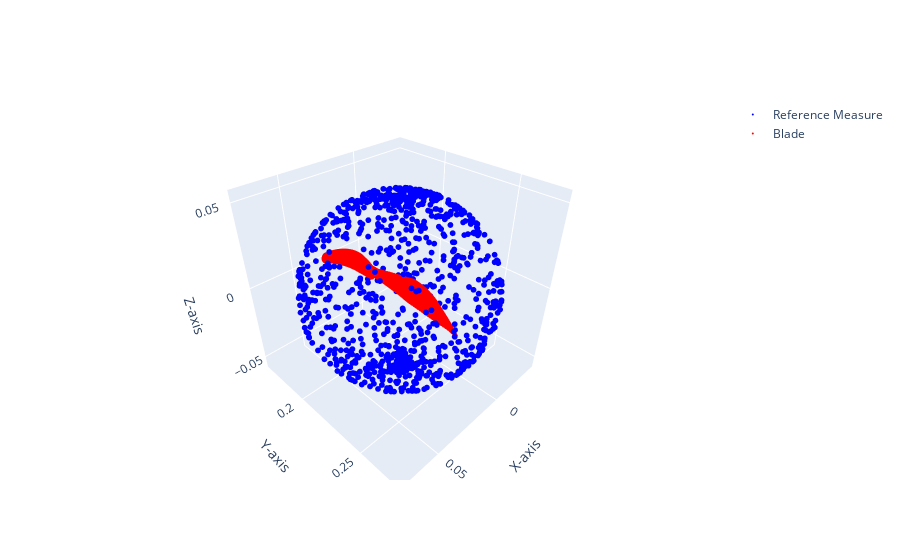

The code cell stored with this chart in its notebook:
### Code cell
import h5py
import numpy as np
def import_blades(problem: list, path:str = None) -> np.ndarray:
    """Imports the blade which id are in split..

    Args:
        problem(list): list of blade to consider
        path(str): add to the path

    Returns:
        np.ndarray: Array of np.arrays. Each np.array represents a blade.
    """

    padded_split = [str(i).zfill(9) for i in problem]
    distributions = []

    for id in padded_split:
        ## File paths Personal Computer
        cgns_file_path = f'Rotor37/dataset/samples/sample_{id}/meshes/mesh_000000000.cgns'
        if path is not None:
            cgns_file_path = path + cgns_file_path
        ## Computing the coordinates
        x, y, z = read_cgns_coordinates(cgns_file_path)
        blade = np.column_stack((x, y, z))
        ## Adding to our data
        distributions.append(blade)
    
    return np.array(distributions)
def read_cgns_coordinates(file_path):
    with h5py.File(file_path, 'r') as file:
        # We retrieve coordinate by coordinate.
        # ! Notice the space before the data. This is due to the naming in the files themselves.
        x = np.array(file['Base_2_3/Zone/GridCoordinates/CoordinateX'].get(' data'))
        y = np.array(file['Base_2_3/Zone/GridCoordinates/CoordinateY'].get(' data'))
        z = np.array(file['Base_2_3/Zone/GridCoordinates/CoordinateZ'].get(' data'))
    return x, y, z

blades = import_blades([0,1,2,3,4,5,6,7,8,9,10,11,12,13,14,15,16,17,18,19,20,21,22,23,24,25,26,27,28,29,30,31,32,33,34,35,36,37,38,39,40,41,42,43,44,45,46,47,48,49,50,51,52,53,54,55,56,57,58,59,60,61,62,63,64,65,66,67,68,69,70,71,72,73,74,75,76,77,78,79,80,81,82,83,84,85,86,87,88,89,90,91,92,93,94,95,96,97,98,99,100,101,102,103,104,105,106,107,108,109,110,111,112,113,114,115,116,117,118,119,120,121,122,123,124,125,126,127,128,129,130,131,132,133,134,135,136,137,138,139,140,141,142,143,144,145,146,147,148,149,150,151,152,153,154,155,156,157,158,159,160,161,162,163,164,165,166,167,168,169,170,171,172,173,174,175,176,177,178,179,180,181,182,183,184,185,186,187,188,189,190,191,192,193,194,195,196,197,198,199,200,201,202,203,204,205,206,207,208,209,210,211,212,213,214,215,216,217,218,219,220,221,222,223,224,225,226,227,228,229,230,231,232,233,234,235,236,237,238,239,240,241,242,243,244,245,246,247,248,249,250,251,252,253,254,255,256,257,258,259,260,261,262,263,264,265,266,267,268,269,270,271,272,273,274,275,276,277,278,279,280,281,282,283,284,285,286,287,288,289,290,291,292,293,294,295,296,297,298,299,300,301,302,303,304,305,306,307,308,309,310,311,312,313,314,315,316,317,318,319,320,321,322,323,324,325,326,327,328,329,330,331,332,333,334,335,336,337,338,339,340,341,342,343,344,345,346,347,348,349,350,351,352,353,354,355,356,357,358,359,360,361,362,363,364,365,366,367,368,369,370,371,372,373,374,375,376,377,378,379,380,381,382,383,384,385,386,387,388,389,390,391,392,393,394,395,396,397,398,399,400,401,402,403,404,405,406,407,408,409,410,411,412,413,414,415,416,417,418,419,420,421,422,423,424,425,426,427,428,429,430,431,432,433,434,435,436,437,438,439,440,441,442,443,444,445,446,447,448,449,450,451,452,453,454,455,456,457,458,459,460,461,462,463,464,465,466,467,468,469,470,471,472,473,474,475,476,477,478,479,480,481,482,483,484,485,486,487,488,489,490,491,492,493,494,495,496,497,498,499,500,501,502,503,504,505,506,507,508,509,510,511,512,513,514,515,516,517,518,519,520,521,522,523,524,525,526,527,528,529,530,531,532,533,534,535,536,537,538,539,540,541,542,543,544,545,546,547,548,549,550,551,552,553,554,555,556,557,558,559,560,561,562,563,564,565,566,567,568,569,570,571,572,573,574,575,576,577,578,579,580,581,582,583,584,585,586,587,588,589,590,591,592,593,594,595,596,597,598,599,600,601,602,603,604,605,606,607,608,609,610,611,612,613,614,615,616,617,618,619,620,621,622,623,624,625,626,627,628,629,630,631,632,633,634,635,636,637,638,639,640,641,642,643,644,645,646,647,648,649,650,651,652,653,654,655,656,657,658,659,660,661,662,663,664,665,666,667,668,669,670,671,672,673,674,675,676,677,678,679,680,681,682,683,684,685,686,687,688,689,690,691,692,693,694,695,696,697,698,699,700,701,702,703,704,705,706,707,708,709,710,711,712,713,714,715,716,717,718,719,720,721,722,723,724,725,726,727,728,729,730,731,732,733,734,735,736,737,738,739,740,741,742,743,744,745,746,747,748,749,750,751,752,753,754,755,756,757,758,759,760,761,762,763,764,765,766,767,768,769,770,771,772,773,774,775,776,777,778,779,780,781,782,783,784,785,786,787,788,789,790,791,792,793,794,795,796,797,798,799,800,801,802,803,804,805,806,807,808,809,810,811,812,813,814,815,816,817,818,819,820,821,822,823,824,825,826,827,828,829,830,831,832,833,834,835,836,837,838,839,840,841,842,843,844,845,846,847,848,849,850,851,852,853,854,855,856,857,858,859,860,861,862,863,864,865,866,867,868,869,870,871,872,873,874,875,876,877,878,879,880,881,882,883,884,885,886,887,888,889,890,891,892,893,894,895,896,897,898,899,900,901,902,903,904,905,906,907,908,909,910,911,912,913,914,915,916,917,918,919,920,921,922,923,924,925,926,927,928,929,930,931,932,933,934,935,936,937,938,939,940,941,942,943,944,945,946,947,948,949,950,951,952,953,954,955,956,957,958,959,960,961,962,963,964,965,966,967,968,969,970,971,972,973,974,975,976,977,978,979,980,981,982,983,984,985,986,987,988,989,990,991,992,993,994,995,996,997,998,999])
import plotly.graph_objects as go
from mpl_toolkits.mplot3d import Axes3D
import matplotlib.pyplot as plt

# Reshape the blades to have a single array with shape (num_blade * blade_size, 3)
combined_blades = np.concatenate(blades)

# Compute the mean center
mean_center = np.mean(combined_blades, axis=0)

# Compute the distances from each point to the mean center
distances = np.linalg.norm(combined_blades - mean_center, axis=1)

# Compute the radius of the smallest sphere
radius = np.max(distances)

print("Mean Center:", mean_center)
print("Radius of the smallest sphere:", radius)

def sample_points_on_sphere(num_points, center, radius):
    # Generate random values for θ and φ
    theta = np.random.default_rng().uniform(0, np.pi, num_points)
    phi = np.random.default_rng().uniform(0, 2 * np.pi, num_points)

    # Calculate Cartesian coordinates
    sin_theta = np.sin(theta)
    cos_theta = np.cos(theta)
    sin_phi = np.sin(phi)
    cos_phi = np.cos(phi)

    x = center[0] + radius * sin_theta * cos_phi
    y = center[1] + radius * sin_theta * sin_phi
    z = center[2] + radius * cos_theta

    return np.column_stack((x, y, z))

my_sample = sample_points_on_sphere(1000, mean_center, radius)

blade_one = blades[1]
x, y, z = blade_one[:, 0], blade_one[:, 1], blade_one[:, 2]

# Create traces for each set of coordinates
trace1 = go.Scatter3d(x=my_sample[:, 0], y=my_sample[:, 1], z=my_sample[:, 2], mode='markers', marker=dict(size=2, color='blue'), name='Reference Measure')
trace2 = go.Scatter3d(x=x, y=y, z=z, mode='markers', marker=dict(size=1, color='red'), name='Blade')

# Create the figure with both traces
fig = go.Figure(data=[trace1, trace2])

# Update layout for better visualization
fig.update_layout(scene=dict(aspectmode='data'))

# Set axis labels
fig.update_layout(scene=dict(xaxis_title='X-axis', yaxis_title='Y-axis', zaxis_title='Z-axis'))

# Show the plot
fig.show()

### Figure 1 — Plotly figure (JSON) as saved in the notebook; plotly's stock layout.template omitted (floating-point values rounded to 4 significant figures; data arrays with more than 128 entries replaced by an {"elided": "..."} marker saying what was removed)
{"data": [{"marker": {"color": "blue", "size": 2}, "mode": "markers", "name": "Reference Measure", "type": "scatter3d", "x": {"elided": "1000 float values"}, "y": {"elided": "1000 float values"}, "z": {"elided": "1000 float values"}}, {"marker": {"color": "red", "size": 1}, "mode": "markers", "name": "Blade", "type": "scatter3d", "x": {"elided": "29773 float values"}, "y": {"elided": "29773 float values"}, "z": {"elided": "29773 float values"}}], "layout": {"scene": {"aspectmode": "data", "xaxis": {"title": {"text": "X-axis"}}, "yaxis": {"title": {"text": "Y-axis"}}, "zaxis": {"title": {"text": "Z-axis"}}}}}
